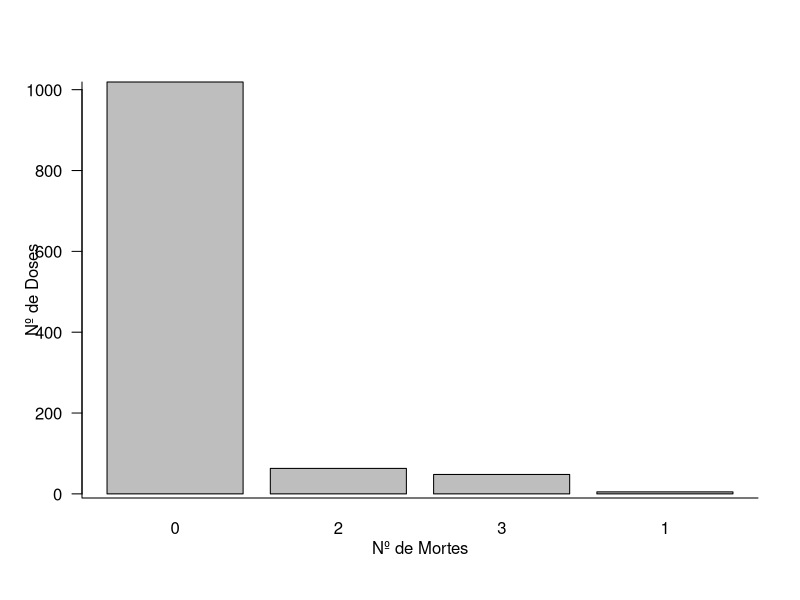

Write the R code that produced this figure.
if (!("readxl") %in% installed.packages()) install.packages("readxl")
library(readxl)
#covid_19_bauru_mortes <- read_excel("Documents\UNESP\IEAD-2022\covid-19-bauru-joao-pedro-bueno\dados\covid_19_bauru_mortes.xlsx", col_types=c("text"))
covid_19_bauru_mortes <- read_excel("./dados/covid_19_bauru_mortes.xlsx", col_types=c("text"))

covid_19_bauru_mortes[is.na(covid_19_bauru_mortes)] <- c("0")
vacina_doses <- table(covid_19_bauru_mortes$doses_vacina)

barplot(sort(vacina_doses, decreasing=TRUE),
        horiz = FALSE,
        las = 1)
mtext(side = 1, text = "Nº de Mortes", line = 2)
mtext(side = 2, text = "Nº de Doses", line = 2)
box(bty = "L")
